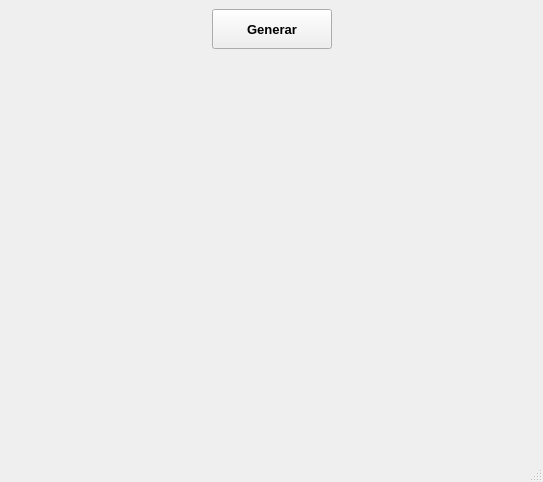
<?xml version="1.0" encoding="UTF-8"?>
<ui version="4.0">
 <class>MainWindow</class>
 <widget class="QMainWindow" name="MainWindow">
  <property name="geometry">
   <rect>
    <x>0</x>
    <y>0</y>
    <width>543</width>
    <height>482</height>
   </rect>
  </property>
  <property name="windowTitle">
   <string>MainWindow</string>
  </property>
  <widget class="QWidget" name="centralwidget">
   <layout class="QGridLayout" name="gridLayout">
    <item row="1" column="0">
     <widget class="MpWidget" name="Mplwidget" native="true">
      <property name="minimumSize">
       <size>
        <width>480</width>
        <height>320</height>
       </size>
      </property>
     </widget>
    </item>
    <item row="0" column="0">
     <layout class="QHBoxLayout" name="horizontalLayout">
      <item>
       <spacer name="horizontalSpacer_2">
        <property name="orientation">
         <enum>Qt::Horizontal</enum>
        </property>
        <property name="sizeHint" stdset="0">
         <size>
          <width>40</width>
          <height>20</height>
         </size>
        </property>
       </spacer>
      </item>
      <item>
       <widget class="QPushButton" name="pushButton_generar">
        <property name="minimumSize">
         <size>
          <width>120</width>
          <height>40</height>
         </size>
        </property>
        <property name="font">
         <font>
          <pointsize>10</pointsize>
          <weight>75</weight>
          <bold>true</bold>
         </font>
        </property>
        <property name="text">
         <string>Generar</string>
        </property>
       </widget>
      </item>
      <item>
       <spacer name="horizontalSpacer">
        <property name="orientation">
         <enum>Qt::Horizontal</enum>
        </property>
        <property name="sizeHint" stdset="0">
         <size>
          <width>40</width>
          <height>20</height>
         </size>
        </property>
       </spacer>
      </item>
     </layout>
    </item>
   </layout>
  </widget>
  <widget class="QMenuBar" name="menubar">
   <property name="geometry">
    <rect>
     <x>0</x>
     <y>0</y>
     <width>543</width>
     <height>25</height>
    </rect>
   </property>
  </widget>
  <widget class="QStatusBar" name="statusbar"/>
 </widget>
 <customwidgets>
  <customwidget>
   <class>MpWidget</class>
   <extends>QWidget</extends>
   <header>mpwidget.h</header>
   <container>1</container>
  </customwidget>
 </customwidgets>
 <resources/>
 <connections/>
</ui>
